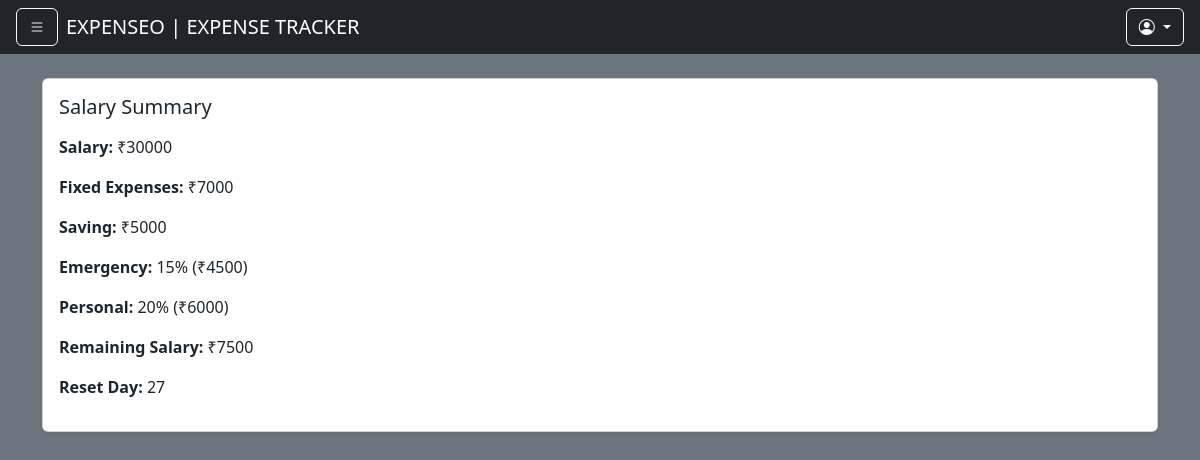
The page /expense-tracker/ (signed in) on the database its author committed.
### apps/expense/models.py (models this page shows, shortened)
class BaseClass(models.Model):
    UID = models.UUIDField(default=uuid.uuid4, primary_key=True, null=False, blank=False)
    created_at = models.DateTimeField(auto_now_add=True)
    updated_at = models.DateTimeField(auto_now=True)
    class Meta:
        abstract = True

class UserSalary(BaseClass):
    user = models.ForeignKey(Users, on_delete=models.CASCADE)
    salary = models.PositiveIntegerField(default=0)
    reset_day = models.PositiveSmallIntegerField(default=1)
    fixed_expenses = models.JSONField(default=dict)
    saving = models.PositiveIntegerField(default=0)
    emergency_percent = models.PositiveSmallIntegerField(default=10)
    personal_percent = models.PositiveSmallIntegerField(default=40)
    remaining_salary = models.PositiveIntegerField(default=0)
    def get_total_fixed_expense(self):
        return sum(self.fixed_expenses.values())
    def get_emergency_amount(self):
        return self.salary * self.emergency_percent // 100
    def get_personal_amount(self):
        return self.salary * self.personal_percent // 100

### apps/expense/views.py (the view, shortened to what this page needs)
# urls.py: path('expense-tracker/',expense_tracker,name="expense_tracker"),
def expense_tracker(request):
    user_uid = request.session.get('user_id')
    if not user_uid:
        messages.warning(request, "Please log in to view your recent expenses.")
        return redirect('login')
    user_instance = Users.objects.get(UID=user_uid)
    user_details, created = UserDetails.objects.get_or_create(
    user=user_instance,
    defaults={
        'full_name': '',
        'dob': '2000-01-01',  # default valid date
        'gender': '',
        'state': '',
        'city': '',
        'occupation': '',
        'is_filled': False
        }
    )
    user_salary, created = UserSalary.objects.get_or_create(
        user=user_instance,
        defaults={
            'salary': 0,
            'saving': 0,
            'fixed_expenses': {},
            'emergency_percent': 10,
            'personal_percent': 40,
            'remaining_salary': 0,
            'reset_day': 1
        }
    )
    today_day = datetime.datetime.today().day
    is_reset_day = user_salary.reset_day == today_day
    is_first_time = created or (user_salary.salary == 0)
    show_popup = is_first_time or is_reset_day
    allow_edit = is_first_time or is_reset_day
    context = {
        'user':user_instance,
        'userd':user_details,
        'is_employed': user_details.occupation == 'Employed',
        'show_popup': show_popup,
        'user_salary': user_salary,
        'range_1_28': range(1, 29),
        'allow_edit': allow_edit,
    }
    return render(request, 'expense/expense_tracker.html', context)

### apps/expense/templates/expense/expense_tracker.html (shortened to what this page needs)
{% extends 'expense/base.html' %}
{% block page %}EXPENSE TRACKER{% endblock %}
{% block body %}
{% if is_employed %}
  {% if show_popup %}
    <div class="container mt-4">
      <form method="post">
        {% csrf_token %}
        <div class="card p-3 shadow-sm">
          <h5 class="mb-3">Monthly Salary Input</h5>
          <div class="mb-3">
            <label for="salary" class="form-label">Salary (₹)</label>
            <input type="number" class="form-control" id="salary" name="salary"
                   value="{{ user_salary.salary|default:0 }}"
                   {% if not allow_edit %}readonly{% endif %} required>
            {% if not allow_edit and not is_first_time %}
              <small class="text-muted">Editable again on reset day.</small>
            {% endif %}
          </div>
          <div class="mb-3">
            <label for="fixed_expenses" class="form-label">Fixed Expenses (JSON)</label>
            <textarea class="form-control" id="fixed_expenses" name="fixed_expenses" rows="3"
                      placeholder='{"milk": 800, "rent": 5000}'>{{ user_salary.fixed_expenses }}</textarea>
            <small class="text-muted">Use JSON format like {"milk": 500, "rent": 6000}</small>
          </div>
          <div class="mb-3">
            <label for="saving" class="form-label">Saving (₹)</label>
            <input type="number" class="form-control" name="saving" min="0"
                   value="{{ user_salary.saving|default:0 }}" required>
          </div>
          <div class="mb-3">
            <label for="emergency_percent" class="form-label">Emergency Fund (%)</label>
            <input type="range" class="form-range" min="5" max="50"
                   name="emergency_percent" value="{{ user_salary.emergency_percent }}"
                   oninput="document.getElementById('emg_val').innerText = this.value + '%'">
            <p class="text-muted">Selected: <span id="emg_val">{{ user_salary.emergency_percent }}%</span></p>
          </div>
          <div class="mb-3">
            <label for="personal_percent" class="form-label">Personal Expense (%)</label>
            <input type="range" class="form-range" min="5" max="70"
                   name="personal_percent" value="{{ user_salary.personal_percent }}"
                   oninput="document.getElementById('per_val').innerText = this.value + '%'">
            <p class="text-muted">Selected: <span id="per_val">{{ user_salary.personal_percent }}%</span></p>
          </div>
          <div class="mb-3">
            <label class="form-label">Select Reset Day (1–28)</label>
            <div class="d-flex flex-wrap gap-2">
              {% for day in range_1_28 %}
                <input type="radio" class="btn-check" name="reset_day" id="day{{ day }}" value="{{ day }}"
                       {% if user_salary.reset_day == day %}checked{% endif %} required>
                <label class="btn btn-outline-primary btn-sm m-1" for="day{{ day }}">{{ day }}</label>
              {% endfor %}
            </div>
          </div>
          <button type="button" class="btn btn-success" data-bs-toggle="modal" data-bs-target="#confirmModal"
                  {% if not allow_edit %}disabled{% endif %}>
            Save Salary
          </button>
        </div>
        <div class="modal fade" id="confirmModal" data-bs-backdrop="static" data-bs-keyboard="false" tabindex="-1">
          <div class="modal-dialog modal-dialog-centered">
            <div class="modal-content shadow">
              <div class="modal-header bg-primary text-white">
                <h5 class="modal-title">Confirm Submission</h5>
              </div>
              <div class="modal-body">
                <p>Are you sure you want to save the salary and reset day?</p>
              </div>
              <div class="modal-footer">
                <button type="button" class="btn btn-secondary" data-bs-dismiss="modal">Go Back</button>
                <button type="submit" class="btn btn-success">Confirm & Submit</button>
              </div>
            </div>
          </div>
        </div>
      </form>
    </div>
    <script>
      var myModal = new bootstrap.Modal(document.getElementById('confirmModal'), {
        backdrop: 'static',
        keyboard: false
      });
      window.addEventListener('load', function () {
        myModal.show();
      });
    </script>
  {% else %}
    <div class="container mt-4">
      <div class="card p-3 shadow-sm">
        <h5 class="mb-3">Salary Summary</h5>
        <p><strong>Salary:</strong> ₹{{ user_salary.salary }}</p>
        <p><strong>Fixed Expenses:</strong> ₹{{ user_salary.get_total_fixed_expense }}</p>
        <p><strong>Saving:</strong> ₹{{ user_salary.saving }}</p>
        <p><strong>Emergency:</strong> {{ user_salary.emergency_percent }}% (₹{{ user_salary.get_emergency_amount }})</p>
        <p><strong>Personal:</strong> {{ user_salary.personal_percent }}% (₹{{ user_salary.get_personal_amount }})</p>
        <p><strong>Remaining Salary:</strong> ₹{{ user_salary.remaining_salary }}</p>
        <p><strong>Reset Day:</strong> {{ user_salary.reset_day }}</p>
      </div>
    </div>
  {% endif %}
{% endif %}
{% endblock %}

### rows shown on the page
UserSalary: salary "30000", get_total_fixed_expense "7000", saving "5000", emergency_percent "15", get_emergency_amount "4500", personal_percent "20", get_personal_amount "6000", remaining_salary "7500", reset_day "27"
